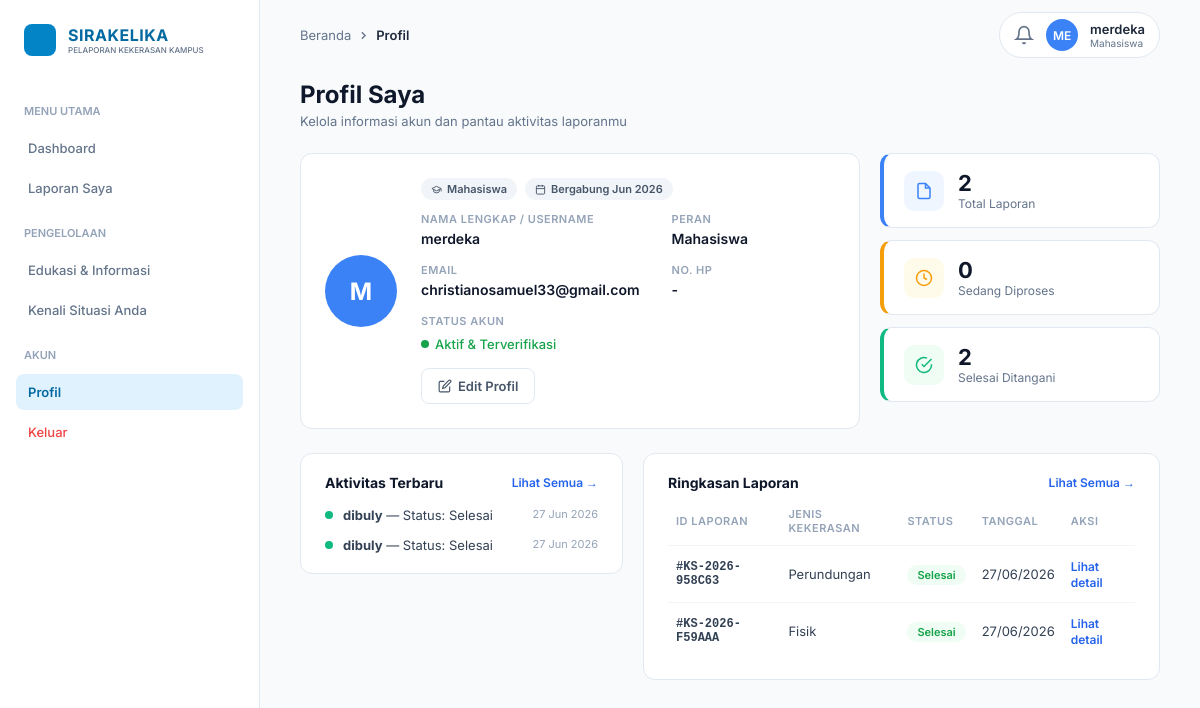
The page /mahasiswa/profil.php (signed in) on the database its author committed.
### tables this page shows
CREATE TABLE `users` (
  `id_user` int(11) NOT NULL,
  `username` varchar(100) NOT NULL,
  `email` varchar(100) NOT NULL,
  `password` varchar(255) NOT NULL,
  `no_hp` varchar(20) DEFAULT NULL,
  `foto_profil` varchar(255) DEFAULT NULL,
  `role` enum('mahasiswa','investigasi','manajemen','admin','superadmin') NOT NULL DEFAULT 'mahasiswa',
  `nim` int(150) NOT NULL,
  `status_akun` enum('aktif','nonaktif') DEFAULT 'aktif',
  `created_at` timestamp NOT NULL DEFAULT current_timestamp(),
  `updated_at` timestamp NOT NULL DEFAULT current_timestamp() ON UPDATE current_timestamp()
);

CREATE TABLE `laporan` (
  `id_laporan` int(11) NOT NULL,
  `id_user` int(11) DEFAULT NULL,
  `nim` int(150) NOT NULL,
  `judul_laporan` varchar(255) NOT NULL,
  `deskripsi` text NOT NULL,
  `jenis_kekerasan` enum('fisik','verbal','seksual','psikologis','perundungan','lainnya') NOT NULL,
  `jenis_pelaporan` enum('UMUM','KHUSUS') NOT NULL DEFAULT 'UMUM',
  `waktu_kejadian` datetime NOT NULL,
  `lokasi_kejadian` varchar(255) NOT NULL,
  `status_laporan` enum('menunggu','diproses','ditindaklanjuti','selesai','ditolak') DEFAULT 'menunggu',
  `kode_laporan` varchar(20) DEFAULT NULL,
  `tanggal_laporan` timestamp NOT NULL DEFAULT current_timestamp(),
  `updated_at` timestamp NOT NULL DEFAULT current_timestamp() ON UPDATE current_timestamp(),
  `jenis_laporan` varchar(100) DEFAULT 'Umum',
  `rekomendasi_tim` text DEFAULT NULL,
  `arahan_manajemen` text DEFAULT NULL,
  `file_sk` varchar(255) DEFAULT NULL
);

### mahasiswa/profil.php (the view, shortened to what this page needs)
<?php
include '../config/conn.php';
$id_user = (int) $_SESSION['id_user'];
$status_badge = [
    'menunggu'        => 'badge-menunggu',
    'diproses'        => 'badge-diproses',
    'ditindaklanjuti' => 'badge-ditindaklanjuti',
    'mediasi'         => 'badge-mediasi',
    'selesai'         => 'badge-selesai',
];
function getBadge($status, $map) {
    return $map[strtolower(trim($status))] ?? 'badge-gray';
}
$res = $conn->query("SELECT * FROM users WHERE id_user = $id_user LIMIT 1");
$mhs = $res ? $res->fetch_assoc() : null;
$nama_mhs   = $mhs['username'];
$inisial    = '';
foreach (explode(' ', $nama_mhs) as $part) { $inisial .= strtoupper(substr($part, 0, 1)); }
$inisial    = substr($inisial, 0, 2);
$bergabung  = date('M Y', strtotime($mhs['created_at']));
$total    = (int)($conn->query("SELECT COUNT(*) c FROM laporan WHERE id_user = $id_user")->fetch_assoc()['c'] ?? 0);
$diproses = (int)($conn->query("SELECT COUNT(*) c FROM laporan WHERE id_user = $id_user AND LOWER(status_laporan) IN ('diproses','ditindaklanjuti','mediasi')")->fetch_assoc()['c'] ?? 0);
$selesai  = (int)($conn->query("SELECT COUNT(*) c FROM laporan WHERE id_user = $id_user AND LOWER(status_laporan)='selesai'")->fetch_assoc()['c'] ?? 0);
$laporan_list = [];
$res = $conn->query("SELECT * FROM laporan WHERE id_user = $id_user ORDER BY tanggal_laporan DESC LIMIT 6");
if ($res) while ($row = $res->fetch_assoc()) $laporan_list[] = $row;
?>
<!DOCTYPE html>
<html lang="id">
<head>
    <link rel="stylesheet" href="laporan.css">
</head>
<body>
<aside class="sidebar">
    <div class="logo-area">
        <div class="logo-icon"></div>
        <div>
            <h1 class="logo-title">SIRAKELIKA</h1>
            <p class="logo-sub">PELAPORAN KEKERASAN KAMPUS</p>
        </div>
    </div>
    <nav class="nav-container">
        <div class="nav-group">MENU UTAMA</div>
        <a href="dashboard.php" class="nav-link">Dashboard</a>
        <a href="laporan.php" class="nav-link">Laporan Saya</a>
        <div class="nav-group">PENGELOLAAN</div>
        <a href="edukasi1.php" class="nav-link">Edukasi &amp; Informasi</a>
        <a href="kenali.php" class="nav-link">Kenali Situasi Anda</a>
        <div class="nav-group">AKUN</div>
        <a href="profil.php" class="nav-link active">Profil</a>
        <a href="../auth/logout.php" class="nav-link logout" onclick="return confirm('Yakin ingin keluar?')">Keluar</a>
    </nav>
</aside>
<main class="main-content">
    <header class="topbar">
        <div class="breadcrumb">
            <a href="dashboard.php">Beranda</a>
            <svg width="13" height="13" viewBox="0 0 24 24" fill="none" stroke="currentColor" stroke-width="2.5"><polyline points="9,18 15,12 9,6"/></svg>
            <span>Profil</span>
        </div>
        <div class="user-profile">
            <div class="notif-btn">
                <svg width="20" height="20" fill="none" stroke="currentColor" stroke-width="2" viewBox="0 0 24 24">
                    <path d="M18 8A6 6 0 006 8c0 7-3 9-3 9h18s-3-2-3-9"/>
                    <path d="M13.73 21a2 2 0 01-3.46 0"/>
                </svg>
            </div>
            <div class="avatar"><?php echo strtoupper(substr($_SESSION['username'], 0, 2)); ?></div>
            <div class="user-info">
                 <span class="user-name"><?php echo htmlspecialchars($_SESSION['username']); ?></span>
                <span class="user-role">Mahasiswa</span>
            </div>
        </div>
    </header>
    <div class="page-header">
        <div>
            <h2>Profil Saya</h2>
            <p>Kelola informasi akun dan pantau aktivitas laporanmu</p>
        </div>
    </div>
    <div class="profile-grid">
        <div class="profile-card">
            <div class="profile-avatar"><?= htmlspecialchars($inisial) ?></div>
            <div style="flex:1">
                <div class="profile-tags">
                    <span class="profile-tag">
                        <svg width="11" height="11" viewBox="0 0 24 24" fill="none" stroke="currentColor" stroke-width="2"><path d="M22 10v6M2 10l10-5 10 5-10 5z"/><path d="M6 12v5c3 3 9 3 12 0v-5"/></svg>
                        Mahasiswa
                    </span>
                    <span class="profile-tag">
                        <svg width="11" height="11" viewBox="0 0 24 24" fill="none" stroke="currentColor" stroke-width="2"><rect x="3" y="4" width="18" height="18" rx="2"/><line x1="16" y1="2" x2="16" y2="6"/><line x1="8" y1="2" x2="8" y2="6"/><line x1="3" y1="10" x2="21" y2="10"/></svg>
                        Bergabung <?= $bergabung ?>
                    </span>
                </div>
                <div class="profile-info-grid">
                    <div>
                        <p class="profile-label">NAMA LENGKAP / USERNAME</p>
                        <p class="profile-value"><?= htmlspecialchars($nama_mhs) ?></p>
                    </div>
                    <div>
                        <p class="profile-label">PERAN</p>
                        <p class="profile-value"><?= htmlspecialchars(ucfirst($mhs['role'])) ?></p>
                    </div>
                    <div>
                        <p class="profile-label">EMAIL</p>
                        <p class="profile-value"><?= htmlspecialchars($mhs['email']) ?></p>
                    </div>
                    <div>
                        <p class="profile-label">NO. HP</p>
                        <p class="profile-value"><?= htmlspecialchars($mhs['no_hp'] ?? '-') ?></p>
                    </div>
                    <div>
                        <p class="profile-label">STATUS AKUN</p>
                        <p class="status-dot"><?= $mhs['status_akun'] === 'aktif' ? 'Aktif &amp; Terverifikasi' : 'Nonaktif' ?></p>
                    </div>
                </div>
                <a href="edit_profil.php" class="btn btn-outline">
                    <svg width="14" height="14" viewBox="0 0 24 24" fill="none" stroke="currentColor" stroke-width="2"><path d="M11 4H4a2 2 0 00-2 2v14a2 2 0 002 2h14a2 2 0 002-2v-7"/><path d="M18.5 2.5a2.121 2.121 0 013 3L12 15l-4 1 1-4 9.5-9.5z"/></svg>
                    Edit Profil
                </a>
            </div>
        </div>
        <div class="profile-stats">
            <div class="pstat-card blue">
                <div class="pstat-icon">
                    <svg width="18" height="18" viewBox="0 0 24 24" fill="none" stroke="currentColor" stroke-width="2"><path d="M14 2H6a2 2 0 00-2 2v16a2 2 0 002 2h12a2 2 0 002-2V8z"/><polyline points="14,2 14,8 20,8"/></svg>
                </div>
                <div>
                    <div class="pstat-num"><?= $total ?></div>
                    <div class="pstat-lbl">Total Laporan</div>
                </div>
            </div>
            <div class="pstat-card orange">
                <div class="pstat-icon">
                    <svg width="18" height="18" viewBox="0 0 24 24" fill="none" stroke="currentColor" stroke-width="2"><circle cx="12" cy="12" r="10"/><polyline points="12,6 12,12 16,14"/></svg>
                </div>
                <div>
                    <div class="pstat-num"><?= $diproses ?></div>
                    <div class="pstat-lbl">Sedang Diproses</div>
                </div>
            </div>
            <div class="pstat-card green">
                <div class="pstat-icon">
                    <svg width="18" height="18" viewBox="0 0 24 24" fill="none" stroke="currentColor" stroke-width="2"><path d="M22 11.08V12a10 10 0 11-5.93-9.14"/><polyline points="22,4 12,14.01 9,11.01"/></svg>
                </div>
                <div>
                    <div class="pstat-num"><?= $selesai ?></div>
                    <div class="pstat-lbl">Selesai Ditangani</div>
                </div>
            </div>
        </div>
    </div>
    <div class="bottom-grid">
        <div class="panel">
            <div class="panel-head">
                <h3>Aktivitas Terbaru</h3>
                <a href="laporan.php" class="panel-link">Lihat Semua &rarr;</a>
            </div>
            <?php if (empty($laporan_list)): ?>
            <div class="empty-state" style="border:none;padding:30px 10px">
                <svg width="32" height="32" fill="none" stroke="currentColor" stroke-width="1.5" viewBox="0 0 24 24">
                    <circle cx="12" cy="12" r="10"/><polyline points="12,6 12,12 16,14"/>
                </svg>
                <p>Belum ada aktivitas.</p>
            </div>
            <?php else: ?>
            <div class="activity-list">
                <?php foreach ($laporan_list as $l):
                    $status = strtolower($l['status_laporan']);
                    $dotClass = $status === 'selesai' ? 'green' : ($status === 'menunggu' ? 'orange' : 'blue');
                    $waktu = date('d M Y', strtotime($l['tanggal_laporan']));
                ?>
                <div class="activity-row">
                    <div class="activity-dot <?= $dotClass ?>"></div>
                    <div class="activity-text">
                        <strong><?= htmlspecialchars($l['judul_laporan']) ?></strong>
                        &mdash; Status: <?= htmlspecialchars(ucfirst($l['status_laporan'])) ?>
                    </div>
                    <div class="activity-time"><?= $waktu ?></div>
                </div>
                <?php endforeach; ?>
            </div>
            <?php endif; ?>
        </div>
        <div class="panel">
            <div class="panel-head">
                <h3>Ringkasan Laporan</h3>
                <a href="laporan.php" class="panel-link">Lihat Semua &rarr;</a>
            </div>
            <?php if (empty($laporan_list)): ?>
            <div class="empty-state" style="border:none;padding:30px 10px">
                <svg width="32" height="32" fill="none" stroke="currentColor" stroke-width="1.5" viewBox="0 0 24 24">
                    <path stroke-linecap="round" stroke-linejoin="round" d="M9 12h6m-6 4h6m2 5H7a2 2 0 01-2-2V5a2 2 0 012-2h5.586a1 1 0 01.707.293l5.414 5.414a1 1 0 01.293.707V19a2 2 0 01-2 2z"/>
                </svg>
                <p>Belum ada laporan.</p>
            </div>
            <?php else: ?>
            <table class="summary-table">
                <thead>
                    <tr>
                        <th>ID Laporan</th>
                        <th>Jenis Kekerasan</th>
                        <th>Status</th>
                        <th>Tanggal</th>
                        <th>Aksi</th>
                    </tr>
                </thead>
                <tbody>
                    <?php foreach ($laporan_list as $l):
                        $st   = getBadge($l['status_laporan'], $status_badge);
                        $kode = $l['kode_laporan'] ?? 'KS-'.$l['id_laporan'];
                        $tgl  = date('d/m/Y', strtotime($l['tanggal_laporan']));
                    ?>
                    <tr>
                        <td class="summary-id">#<?= htmlspecialchars($kode) ?></td>
                        <td><?= htmlspecialchars(ucfirst($l['jenis_kekerasan'])) ?></td>
                        <td><span class="badge <?= $st ?>"><?= htmlspecialchars(ucfirst($l['status_laporan'])) ?></span></td>
                        <td><?= $tgl ?></td>
                        <td><a href="laporan.php?detail=<?= $l['id_laporan'] ?>" class="summary-link">Lihat detail</a></td>
                    </tr>
                    <?php endforeach; ?>
                </tbody>
            </table>
            <?php endif; ?>
        </div>
    </div>
</main>
</body>
</html>

### mahasiswa/laporan.css (style rules this page uses)
*, *::before, *::after { box-sizing: border-box; margin: 0; padding: 0; font-family: 'Inter', sans-serif; }
body { background-color: #f8fafc; color: #1e293b; display: flex; min-height: 100vh; }
.sidebar { width: 260px; background-color: #ffffff; border-right: 1px solid #e2e8f0; padding: 24px 16px; display: flex; flex-direction: column; position: fixed; height: 100vh; overflow-y: auto; }
.logo-area { display: flex; align-items: center; gap: 12px; margin-bottom: 32px; padding-left: 8px; }
.logo-icon { width: 32px; height: 32px; background-color: #0284c7; border-radius: 8px; flex-shrink: 0; }
.logo-title { font-size: 16px; font-weight: 700; color: #0369a1; letter-spacing: 0.5px; }
.logo-sub { font-size: 8px; color: #64748b; font-weight: 500; }
.nav-container { display: flex; flex-direction: column; gap: 4px; }
.nav-group { font-size: 11px; font-weight: 600; color: #94a3b8; margin-top: 16px; margin-bottom: 8px; padding-left: 8px; }
.nav-link { display: flex; align-items: center; padding: 10px 12px; color: #64748b; text-decoration: none; font-size: 13px; font-weight: 500; border-radius: 8px; transition: all 0.2s; }
.nav-link.active { background-color: #e0f2fe; color: #0369a1; font-weight: 600; }
.nav-link.logout { color: #ef4444; }
.main-content { margin-left: 260px; flex: 1; padding: 0 40px 40px 40px; }
.topbar { height: 70px; display: flex; align-items: center; justify-content: space-between; margin-bottom: 10px; }
.breadcrumb { display: flex; align-items: center; gap: 6px; font-size: 13px; color: #64748b; }
.breadcrumb a { color: #64748b; text-decoration: none; }
.breadcrumb > span { color: #1e293b; font-weight: 600; }
.user-profile { display: flex; align-items: center; gap: 12px; border: 1px solid #e2e8f0; padding: 6px 14px; border-radius: 30px; background: #fff; }
.notif-btn { color: #64748b; cursor: pointer; display: flex; align-items: center; }
.avatar { width: 32px; height: 32px; background-color: #3b82f6; color: white; border-radius: 50%; display: flex; align-items: center; justify-content: center; font-size: 12px; font-weight: 600; flex-shrink: 0; }
.user-info { display: flex; flex-direction: column; }
.user-name { font-size: 13px; font-weight: 600; }
.user-role { font-size: 10px; color: #64748b; }
.page-header { display: flex; justify-content: space-between; align-items: flex-start; margin-bottom: 24px; }
.page-header h2 { font-size: 24px; font-weight: 700; color: #0f172a; }
.page-header p { font-size: 13px; color: #64748b; margin-top: 4px; }
.btn { display: inline-flex; align-items: center; gap: 6px; padding: 9px 16px; border-radius: 8px; font-size: 13px; font-weight: 600; cursor: pointer; border: none; text-decoration: none; transition: all 0.2s; white-space: nowrap; }
.btn-outline { background-color: #fff; color: #475569; border: 1px solid #e2e8f0; }
.badge { font-size: 11px; font-weight: 600; padding: 3px 10px; border-radius: 20px; }
.badge-selesai { background: #f0fdf4; color: #16a34a; }

### rows shown on the page
users: created_at "Jun 2026", username "merdeka", role "Mahasiswa", email "christianosamuel33@gmail.com", no_hp "-"
laporan: judul_laporan "dibuly", status_laporan "Selesai", tanggal_laporan "27 Jun 2026", kode_laporan "KS-2026-958C63", jenis_kekerasan "Perundungan", tanggal_laporan "27/06/2026"
laporan: judul_laporan "dibuly", status_laporan "Selesai", tanggal_laporan "27 Jun 2026", kode_laporan "KS-2026-F59AAA", jenis_kekerasan "Fisik", tanggal_laporan "27/06/2026"

### other values the page prints
substr($_SESSION['username'], 0, 2) "ME"
$_SESSION['username'] "merdeka"
$inisial "M"
$total "2"
$diproses "0"
$selesai "2"
